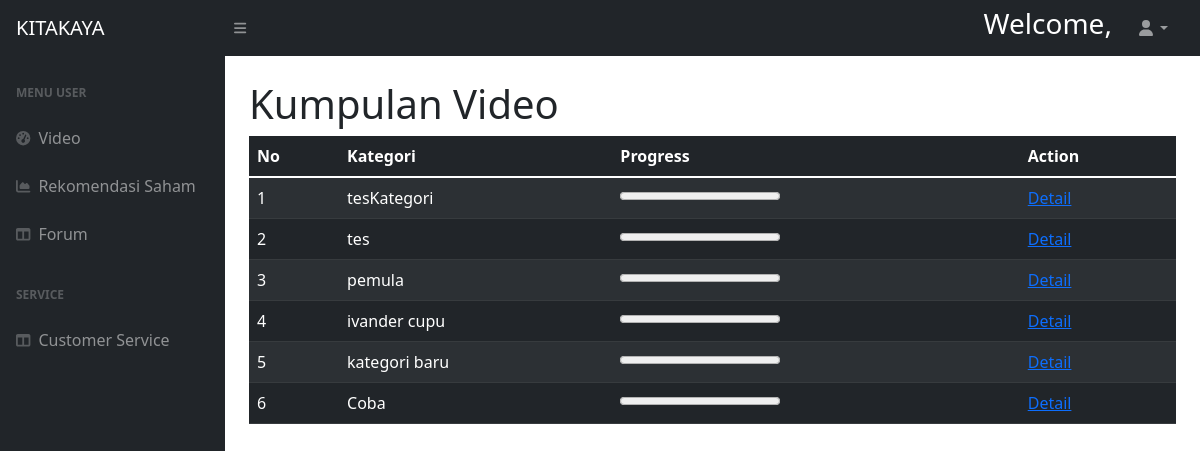
Screenshot of /public/halamanuservip.php with the database file from the repository.
### tables this page shows
CREATE TABLE `kategori_vid` (
  `id` int(11) NOT NULL,
  `nama_kategori` text NOT NULL
);

### config/database.php (called while the page is built, shortened)
<?php
    class Database{
        private static $instance;
        public $pdo;
        private function __construct()
        {
            $dsn = "mysql:host=".DB_HOST.";dbname=".DB_NAME.";charset=UTF8";
            $options = [
                PDO::ATTR_ERRMODE => PDO::ERRMODE_EXCEPTION,
                PDO::ATTR_DEFAULT_FETCH_MODE => PDO::FETCH_OBJ,
                PDO::ATTR_EMULATE_PREPARES => false
            ];
            try {
                $this->pdo = new PDO($dsn,DB_USER,DB_PASSWORD,$options);
            }
            catch(PDOException $e){
                echo  $e->getMessage();
            }
        }
        static function instance(){
            if(!isset(self::$instance)){
                self::$instance = new Database();
            }
            return self::$instance;
        }
        function query($sql,$args = NULL){
            if (!$args){
                return $this->pdo->query($sql);
            }
            $stmt = $this->pdo->prepare($sql);
            $stmt->execute($args);
            return $stmt;
        }
    }
?>

### models/Video.php (called while the page is built, shortened)
<?php
    class Video{
        public static function getVideo()
        {
            $db=Database::instance();
            $temp=$db->query("SELECT distinct k.nama_kategori, k.id FROM  kategori_vid k LEFT JOIN thread t ON t.f_kategori=k.id AND t.status_video = 1");
            return $temp->fetchAll();
        }
        public static function jumlahVideo($f)
        {
            $db=Database::instance();
            $temp=$db->query("SELECT count(*) as c FROM  thread WHERE f_kategori = :f AND status_video = 1", [
                "f"=>$f
            ]);
            return $temp->fetch();
        }
        public static function VideoWatchedPB($refuser, $refkategori)
        {
            $db=Database::instance();
            $temp=$db->query("SELECT count(*) as c FROM progressbar WHERE refuser = :refuser AND refkategori = :refkategori",[
                "refuser"=>$refuser,
                "refkategori"=>$refkategori,
            ]);
            return $temp->fetch();
        }
    }
?>

### public/halamanuservip.php (the view, shortened to what this page needs)
<?php
    $user = $_SESSION["user"];
    $munculkan = $user->nama;
?>
<!DOCTYPE html>
<html lang="en">
    <head>
        <link href="https://cdn.jsdelivr.net/npm/simple-datatables@latest/dist/style.css" rel="stylesheet" />
        <link href="../assets/css/punyaadmin.css" rel="stylesheet" />
    </head>
    <body class="sb-nav-fixed">
        <nav class="sb-topnav navbar navbar-expand navbar-dark bg-dark">
            <a class="navbar-brand ps-3" href="halamanuservip.php">KITAKAYA</a>
            <button class="btn btn-link btn-sm order-1 order-lg-0 me-4 me-lg-0" id="sidebarToggle" href="#!"><i class="fas fa-bars"></i></button>
            <form class="d-none d-md-inline-block form-inline ms-auto me-0 me-md-3 my-2 my-md-0">
                <div class="input-group">
                    <h3 style="color: white;">Welcome, <?= $munculkan?></h3>
                </div>
            </form>
            <ul class="navbar-nav ms-auto ms-md-0 me-3 me-lg-4">
                <li class="nav-item dropdown">
                    <a class="nav-link dropdown-toggle" id="navbarDropdown" href="#" role="button" data-bs-toggle="dropdown" aria-expanded="false"><i class="fas fa-user fa-fw"></i></a>
                </li>
            </ul>
        </nav>
        <div id="layoutSidenav">
            <div id="layoutSidenav_nav">
                <nav class="sb-sidenav accordion sb-sidenav-dark" id="sidenavAccordion">
                    <div class="sb-sidenav-menu">
                        <div class="nav">
                            <div class="sb-sidenav-menu-heading">Menu User</div>
                            <a class="nav-link" href="../public/halamanuservip.php">
                                <div class="sb-nav-link-icon"><i class="fas fa-tachometer-alt"></i></div>
                                Video
                            </a>
                            <a class="nav-link" href="../public/halamanuserviprekomendasi.php">
                                <div class="sb-nav-link-icon"><i class="fas fa-chart-area"></i></div>
                                Rekomendasi Saham
                            </a>
                            <a class="nav-link" href="../public/halamanuservipforum.php">
                                <div class="sb-nav-link-icon"><i class="fas fa-columns"></i></div>
                                Forum
                            </a>
                            <div class="sb-sidenav-menu-heading">Service</div>
                            <a class="nav-link" href="../public/halamanuservipcs.php">
                                <div class="sb-nav-link-icon"><i class="fas fa-columns"></i></div>
                                Customer Service
                            </a>
                        </div>
                    </div>
                </nav>
            </div>
            <div id="layoutSidenav_content">
                <main>
                    <div class="container-fluid px-4">
                        <h1 class="mt-4">Kumpulan Video</h1>
                        <?php
                            $video = Video::getVideo();
                        ?>
                        <table class="table table-dark table-striped">
                            <thead>
                                <th>No</th>
                                <th>Kategori</th>
                                <th>Progress</th>
                                <th>Action</th>
                            </thead>
                            <tbody>
                                <?php
                                    $user = $_SESSION["user"];
                                    $userid = $user->id;
                                    foreach($video as $idx => $video){
                                        $max = Video::jumlahVideo($video->id);
                                        $max = $max->c;
                                        $min = Video::VideoWatchedPB($userid, $video->id);
                                        $min = $min->c;
                                        ?>
                                        <tr>
                                            <td><?= $idx + 1 ?></td>
                                            <td><?= $video->nama_kategori ?></td>
                                            <td><progress id="pb" value="<?=$min?>" max="<?=$max?>"></progress></td>
                                            <td>
                                                <a href="../controllers/vid.php?idvidVIP=true&id=<?=$video->nama_kategori?>">Detail</a>
                                            </td>
                                        </tr>
                                        <?php
                                    }
                                ?>
                            </tbody>
                        </table>
                    </div>
                </main>
            </div>
        </div>
    </body>
</html>

### rows the page displays
kategori_vid: nama_kategori "tesKategori", $min 0 (drawn)
kategori_vid: nama_kategori "tes", $min 0 (drawn)
kategori_vid: nama_kategori "pemula", $min 0 (drawn)
kategori_vid: nama_kategori "ivander cupu", $min 0 (drawn)
kategori_vid: nama_kategori "kategori baru", $min 0 (drawn)
kategori_vid: nama_kategori "Coba", $min 0 (drawn)
